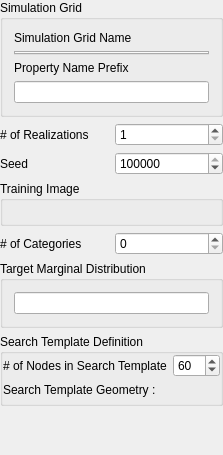
     <widget class="QWidget" name="tab">
      <attribute name="title">
       <string>General</string>
      </attribute>
      <layout class="QVBoxLayout">
       <property name="spacing">
        <number>6</number>
       </property>
       <property name="margin">
        <number>0</number>
       </property>
       <item>
        <widget class="QGroupBox" name="SimulationGrid">
         <property name="maximumSize">
          <size>
           <width>32767</width>
           <height>32767</height>
          </size>
         </property>
         <property name="title">
          <string>Simulation Grid</string>
         </property>
         <layout class="QVBoxLayout">
          <property name="spacing">
           <number>6</number>
          </property>
          <property name="margin">
           <number>11</number>
          </property>
          <item>
           <widget class="QLabel" name="TextLabel1">
            <property name="text">
             <string>Simulation Grid Name</string>
            </property>
            <property name="wordWrap">
             <bool>false</bool>
            </property>
           </widget>
          </item>
          <item>
           <widget class="GridSelector" name="GridSelector_Sim">
            <property name="toolTip">
             <string>grid on which to perform the simulation</string>
            </property>
           </widget>
          </item>
          <item>
           <widget class="QLabel" name="TextLabel2">
            <property name="text">
             <string>Property Name Prefix</string>
            </property>
            <property name="wordWrap">
             <bool>false</bool>
            </property>
           </widget>
          </item>
          <item>
           <widget class="QLineEdit" name="Property_Name_Sim">
            <property name="maximumSize">
             <size>
              <width>32767</width>
              <height>32767</height>
             </size>
            </property>
           </widget>
          </item>
         </layout>
        </widget>
       </item>
       <item>
        <layout class="QHBoxLayout">
         <property name="spacing">
          <number>6</number>
         </property>
         <property name="margin">
          <number>0</number>
         </property>
         <item>
          <widget class="QLabel" name="TextLabel2_2_2_2">
           <property name="text">
            <string># of Realizations</string>
           </property>
           <property name="wordWrap">
            <bool>false</bool>
           </property>
          </widget>
         </item>
         <item>
          <widget class="QSpinBox" name="Nb_Realizations">
           <property name="minimum">
            <number>1</number>
           </property>
           <property name="maximum">
            <number>10000</number>
           </property>
          </widget>
         </item>
        </layout>
       </item>
       <item>
        <layout class="QHBoxLayout">
         <property name="spacing">
          <number>6</number>
         </property>
         <property name="margin">
          <number>0</number>
         </property>
         <item>
          <widget class="QLabel" name="TextLabel2_2_2_2_2">
           <property name="text">
            <string>Seed</string>
           </property>
           <property name="wordWrap">
            <bool>false</bool>
           </property>
          </widget>
         </item>
         <item>
          <widget class="QSpinBox" name="Seed">
           <property name="maximum">
            <number>99999999</number>
           </property>
           <property name="value">
            <number>211175</number>
           </property>
          </widget>
         </item>
        </layout>
       </item>
       <item>
        <widget class="QGroupBox" name="SimulationGrid_2">
         <property name="maximumSize">
          <size>
           <width>32767</width>
           <height>160</height>
          </size>
         </property>
         <property name="title">
          <string>Training Image</string>
         </property>
         <layout class="QHBoxLayout">
          <property name="spacing">
           <number>6</number>
          </property>
          <property name="margin">
           <number>11</number>
          </property>
          <item>
           <widget class="PropertySelector" name="PropertySelector_Training"/>
          </item>
         </layout>
        </widget>
       </item>
       <item>
        <layout class="QHBoxLayout">
         <property name="spacing">
          <number>6</number>
         </property>
         <property name="margin">
          <number>0</number>
         </property>
         <item>
          <widget class="QLabel" name="TextLabel2_2_2_2_3">
           <property name="text">
            <string># of Categories</string>
           </property>
           <property name="wordWrap">
            <bool>false</bool>
           </property>
          </widget>
         </item>
         <item>
          <widget class="QSpinBox" name="Nb_Facies">
           <property name="maximum">
            <number>10</number>
           </property>
          </widget>
         </item>
        </layout>
       </item>
       <item>
        <widget class="QGroupBox" name="GroupBox4">
         <property name="title">
          <string>Target Marginal Distribution</string>
         </property>
         <layout class="QHBoxLayout">
          <property name="spacing">
           <number>6</number>
          </property>
          <property name="margin">
           <number>11</number>
          </property>
          <item>
           <widget class="QLineEdit" name="Marginal_Cdf">
            <property name="toolTip">
             <string>enter values separated by a space</string>
            </property>
           </widget>
          </item>
         </layout>
        </widget>
       </item>
       <item>
        <widget class="QGroupBox" name="groupBox6">
         <property name="title">
          <string>Search Template Definition</string>
         </property>
         <layout class="QGridLayout">
          <property name="margin">
           <number>0</number>
          </property>
          <property name="spacing">
           <number>6</number>
          </property>
          <item row="0" column="0">
           <layout class="QHBoxLayout">
            <property name="spacing">
             <number>6</number>
            </property>
            <property name="margin">
             <number>0</number>
            </property>
            <item>
             <widget class="QLabel" name="textLabel1">
              <property name="text">
               <string># of Nodes in Search Template</string>
              </property>
              <property name="wordWrap">
               <bool>false</bool>
              </property>
             </widget>
            </item>
            <item>
             <widget class="QSpinBox" name="Max_Cond">
              <property name="minimum">
               <number>1</number>
              </property>
              <property name="maximum">
               <number>400</number>
              </property>
              <property name="value">
               <number>60</number>
              </property>
             </widget>
            </item>
           </layout>
          </item>
          <item row="1" column="0">
           <widget class="QLabel" name="textLabel1_6">
            <property name="text">
             <string>Search Template Geometry :</string>
            </property>
            <property name="alignment">
             <set>Qt::AlignVCenter</set>
            </property>
            <property name="wordWrap">
             <bool>true</bool>
            </property>
           </widget>
          </item>
          <item row="2" column="0">
           <widget class="EllipsoidInput" name="Search_Ellipsoid"/>
          </item>
         </layout>
        </widget>
       </item>
       <item>
        <spacer>
         <property name="orientation">
          <enum>Qt::Vertical</enum>
         </property>
         <property name="sizeType">
          <enum>QSizePolicy::Expanding</enum>
         </property>
         <property name="sizeHint" stdset="0">
          <size>
           <width>16</width>
           <height>49</height>
          </size>
         </property>
        </spacer>
       </item>
      </layout>
     </widget>
